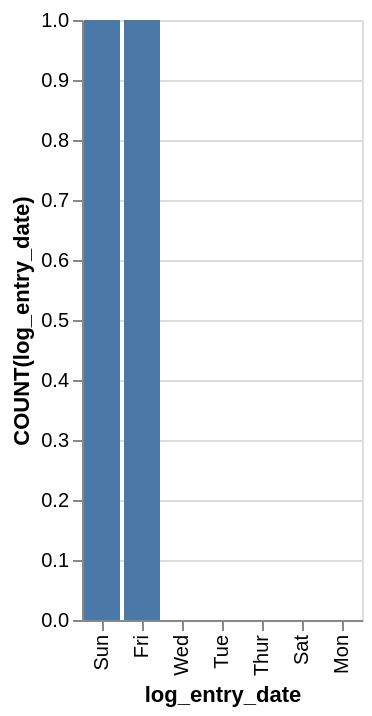

Express this chart as Vega-Lite.
### Vega-Lite specification from a JSON file in a GitHub repository (floating-point values rounded to 4 significant figures)
{"data": {"values": [{"x_data": "Sun", "y_data": 1}, {"x_data": "Fri", "y_data": 1}, {"x_data": "Wed", "y_data": 0}, {"x_data": "Tue", "y_data": 0}, {"x_data": "Thur", "y_data": 0}, {"x_data": "Sat", "y_data": 0}, {"x_data": "Mon", "y_data": 0}]}, "mark": "bar", "encoding": {"x": {"field": "x_data", "type": "nominal", "title": "log_entry_date", "sort": {"op": "sum", "field": "y_data", "order": "descending"}}, "y": {"field": "y_data", "type": "quantitative", "title": "COUNT(log_entry_date)"}}}
